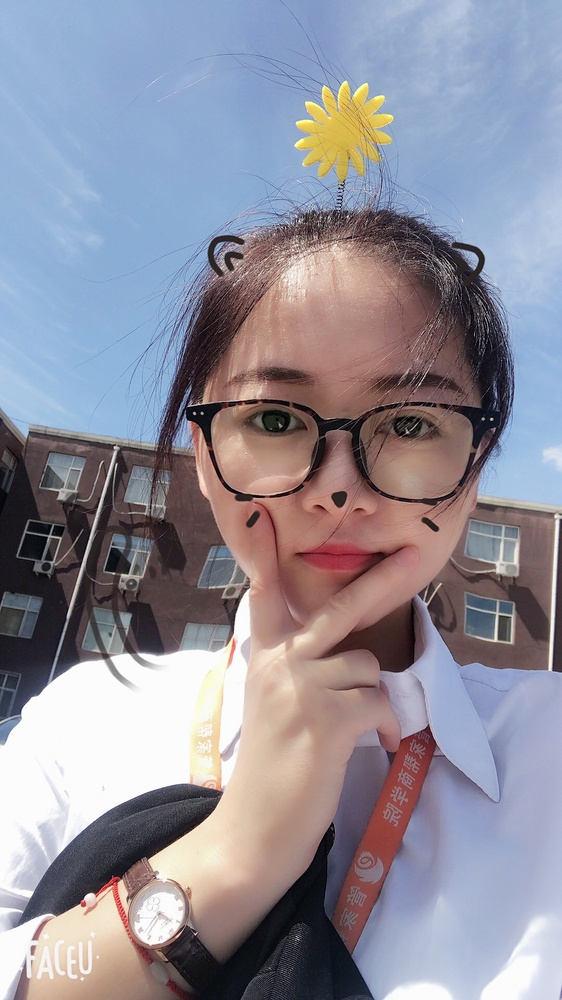
#> input picture opcv1/图像处理的几何变换/image0.jpg, 562 x 1000 px, shrunk from 1080 x 1920 before the run
$ python '图片仿射变换.py'
#> lines starting #> are read from the running program, lines starting #| are printed output that depends on the picture
import cv2
import numpy as np

img = cv2.imread('image0.jpg',1)
#> img is the input picture: shape (1000, 562, 3); mean B, G, R 154.8, 142.8, 145
cv2.imshow('src',img)
imgInfo = img.shape
#> imgInfo = (1000, 562, 3)
height = imgInfo[0]
#> height = 1000
width = imgInfo[1]
#> width = 562
#src 3个点 -> dst 3个点(左上角，左下角，右上角)
matsrc = np.float32([[0,0],[0,height-1],[width-1,0]])
#> matsrc = [[0, 0], [0, 999], [561, 0]]
matDst = np.float32([[50,50],[300,height-200],[width-300,100]])
#> matDst = [[50, 50], [300, 800], [262, 100]]
#组合,仿射变换矩阵
matAffine = cv2.getAffineTransform(matsrc,matDst)##mat中src和dst
dst = cv2.warpAffine(img,matAffine,(width,height))
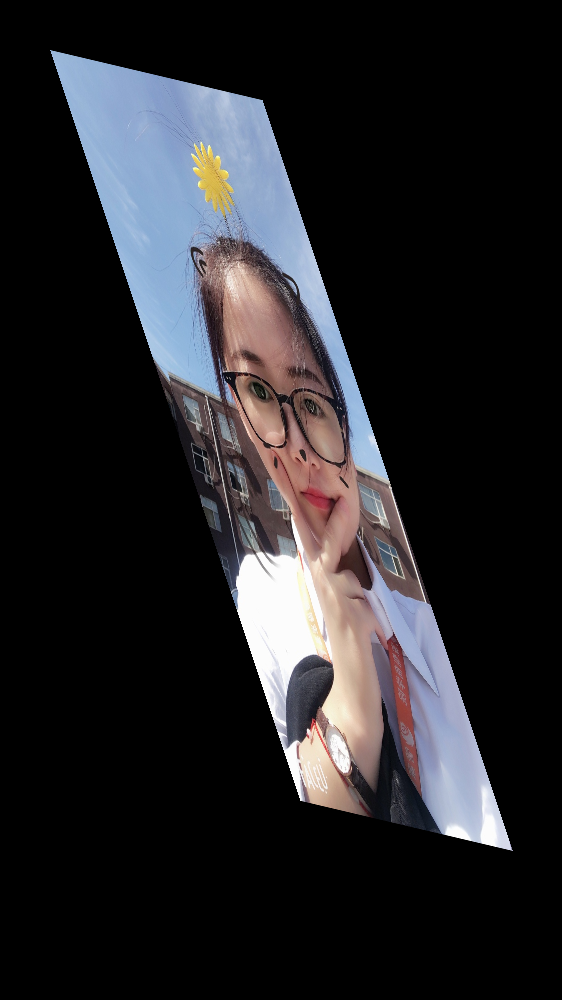
#> dst: shape (1000, 562, 3); mean B, G, R 40.5, 37.3, 37.9
cv2.imshow('dst',dst)
cv2.waitKey(0)
